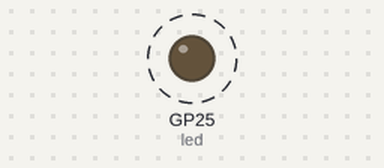
Recording of a program running on a simulated Raspberry Pi Pico running MicroPython. Parts: output pins drawn as LEDs (lit = HIGH). Dashed ring = blinking.

Above: at 0.02 s.
Timing chart, 0 to 3.0 s (numbered marks = the images above):
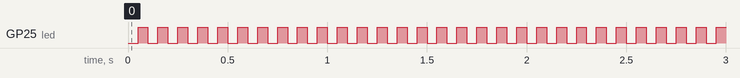

The program:

board_led_timer.py
```python
from machine import Pin,Timer
import time
led=Pin(25,Pin.OUT)
# led.off()

def blink(self):
    led.toggle()
    pass

tim=Timer()
tim.init(freq = 20, mode = Timer.PERIODIC,callback = blink)

while True:
    time.sleep_ms(300)
    pass
```

Measured:
- by itself, GP25 (led): alternates HIGH for 0.05 s and LOW for 0.05 s
